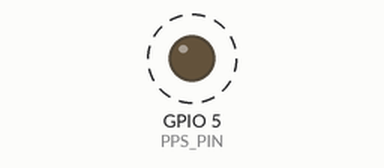
Simulated run of this sketch. Board: ESP32. On the bench: output pins drawn as LEDs (lit = HIGH). Dashed ring = blinking. WiFi joins after 1.5 s; servers stay silent unless stated; the local clock reads 2024-03-15 10:24:30 at power-on unless the sketch sets it; pins used as bus, display or sensor lines are not drawn; what the sketch prints to the serial monitor is not drawn.

Above: at 3.0 s.
Timing chart, 0 to 5.5 s (numbered marks = the images above):
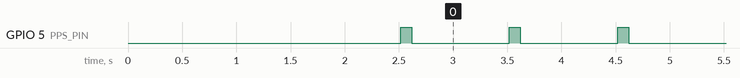

Measured:
- by itself, GPIO 5 (PPS_PIN): alternates HIGH for 0.10 s and LOW for 0.90 s

The sketch:

livo2_timesync.ino
```cpp
/*
 * FAST-LIVO2 Time Sync Firmware
 * Arduino Nano ESP32
 *
 * Replaces STM32F407 — adds WiFi NTP for automatic time sync.
 * No manual reseeding required. Generates:
 *
 *   D1  (TX1)  → GPRMC 9600 baud    → Mid-360 Gray/White
 *   D4  (TX2)  → GPRMC mirror       → USB-TTL RX → Jetson /dev/ttyUSB0
 *   D5         → PPS 1Hz            → Mid-360 Purple/White
 *   A0         → Camera trigger 10Hz → HIKrobot Line 2 (+)
 *   GND        → Ground             → Mid-360, HIKrobot, USB-TTL
 *   USB-C      → Power + program    → Jetson
 *
 * Board:  Arduino Nano ESP32 (Espressif ESP32 package)
 * Tools → Board → Arduino Nano ESP32
 *
 * Wiring diagram:
 *
 *   Arduino Nano ESP32          Mid-360 Sync Cable
 *   ──────────────────          ──────────────────
 *   D1  (TX1)          ──►     Gray/White  (GPRMC input)
 *   D5                 ──►     Purple/White (PPS 1Hz)
 *   GND                ──►     Black (GND)
 *
 *   Arduino Nano ESP32          USB-TTL Adapter
 *   ──────────────────          ────────────────
 *   D4  (TX2)          ──►     RX
 *   GND                ──►     GND
 *   USB-TTL USB        ──►     Jetson → /dev/ttyUSB0
 *
 *   Arduino Nano ESP32          HIKrobot MV-CA016-10UC I/O Cable
 *   ──────────────────          ──────────────────────────────────
 *   A0                 ──►     Line 2 trigger input (+)
 *   GND                ──►     Line 2 trigger input (-)
 */

#include <WiFi.h>
#include <time.h>

// ============================================================
// CONFIGURE THESE BEFORE UPLOADING
// ============================================================
const char* WIFI_SSID     = "YOUR_WIFI_SSID";
const char* WIFI_PASSWORD = "YOUR_WIFI_PASSWORD";
// ============================================================

// Pin definitions
#define GPRMC_TX          1    // D1 → Mid-360 GPRMC input
#define GPRMC_MONITOR_TX  4    // D4 → USB-TTL → Jetson /dev/ttyUSB0
#define PPS_PIN           5    // D5 → Mid-360 PPS input
#define CAMERA_TRIGGER    A0   // A0 → HIKrobot Line 2 trigger

// NTP (UTC — FAST-LIVO2 uses UTC internally)
const char* NTP_SERVER      = "pool.ntp.org";
const long  GMT_OFFSET_SEC  = 0;
const int   DAYLIGHT_OFFSET = 0;

// Camera trigger timing
#define CAMERA_HZ        10          // 10Hz — matches FAST-LIVO2 VIO rate
#define CAMERA_PERIOD_MS (1000 / CAMERA_HZ)  // 100ms
#define CAMERA_PULSE_MS  10          // 10ms pulse width

// UART instances
HardwareSerial GPRMCSerial(1);    // UART1 → Mid-360
HardwareSerial MonitorSerial(2);  // UART2 → USB-TTL → Jetson

bool timesynced = false;

// ─────────────────────────────────────────────────────────────
// NMEA checksum (XOR of all bytes between $ and *)
// ─────────────────────────────────────────────────────────────
uint8_t nmeaChecksum(const char* sentence) {
  uint8_t cs = 0;
  for (int i = 1; sentence[i] != '*' && sentence[i] != '\0'; i++) {
    cs ^= (uint8_t)sentence[i];
  }
  return cs;
}

// ─────────────────────────────────────────────────────────────
// Build and send GPRMC sentence on both UART1 and UART2
// ─────────────────────────────────────────────────────────────
void sendGPRMC() {
  struct tm timeinfo;
  if (!getLocalTime(&timeinfo)) {
    Serial.println("[WARN] getLocalTime failed");
    return;
  }

  // GPRMC format:
  // $GPRMC,HHMMSS.000,A,LAT,N,LON,E,SPD,CRS,DDMMYY,0.0,,A*CS
  // Lat/lon fixed at 0.0 — Mid-360 only uses time fields
  char sentence[120];
  snprintf(sentence, sizeof(sentence),
    "$GPRMC,%02d%02d%02d.000,A,0.0,N,0.0,E,0.0,0.0,%02d%02d%02d,0.0,,A",
    timeinfo.tm_hour,
    timeinfo.tm_min,
    timeinfo.tm_sec,
    timeinfo.tm_mday,
    timeinfo.tm_mon + 1,
    timeinfo.tm_year % 100
  );

  char full[130];
  snprintf(full, sizeof(full), "%s*%02X\r\n", sentence, nmeaChecksum(sentence));

  GPRMCSerial.print(full);     // → Mid-360
  MonitorSerial.print(full);   // → Jetson /dev/ttyUSB0
  Serial.print("[GPRMC] ");
  Serial.print(full);
}

// ─────────────────────────────────────────────────────────────
// Camera trigger — non-blocking 10Hz PWM on A0
// ─────────────────────────────────────────────────────────────
void handleCameraTrigger() {
  static unsigned long lastTrigger = 0;
  static bool pulseActive = false;
  static unsigned long pulseStart = 0;

  unsigned long now = millis();

  if (!pulseActive && (now - lastTrigger >= CAMERA_PERIOD_MS)) {
    digitalWrite(CAMERA_TRIGGER, HIGH);
    pulseActive = true;
    pulseStart = now;
    lastTrigger = now;
  }

  if (pulseActive && (now - pulseStart >= CAMERA_PULSE_MS)) {
    digitalWrite(CAMERA_TRIGGER, LOW);
    pulseActive = false;
  }
}

// ─────────────────────────────────────────────────────────────
// WiFi + NTP sync
// ─────────────────────────────────────────────────────────────
void syncNTP() {
  Serial.printf("[WiFi] Connecting to %s", WIFI_SSID);
  WiFi.begin(WIFI_SSID, WIFI_PASSWORD);

  int attempts = 0;
  while (WiFi.status() != WL_CONNECTED && attempts < 20) {
    delay(500);
    Serial.print(".");
    attempts++;
  }

  if (WiFi.status() != WL_CONNECTED) {
    Serial.println("\n[WiFi] FAILED — check credentials");
    timesynced = false;
    return;
  }

  Serial.printf("\n[WiFi] Connected — IP: %s\n",
    WiFi.localIP().toString().c_str());

  configTime(GMT_OFFSET_SEC, DAYLIGHT_OFFSET, NTP_SERVER);
  Serial.print("[NTP]  Syncing");

  struct tm timeinfo;
  int ntpAttempts = 0;
  while (!getLocalTime(&timeinfo) && ntpAttempts < 10) {
    delay(1000);
    Serial.print(".");
    ntpAttempts++;
  }

  if (getLocalTime(&timeinfo)) {
    timesynced = true;
    Serial.printf("\n[NTP]  Synced — %02d:%02d:%02d UTC  %02d/%02d/20%02d\n",
      timeinfo.tm_hour, timeinfo.tm_min, timeinfo.tm_sec,
      timeinfo.tm_mday, timeinfo.tm_mon + 1, timeinfo.tm_year % 100);
  } else {
    Serial.println("\n[NTP]  FAILED — no internet?");
    timesynced = false;
  }
}

// ─────────────────────────────────────────────────────────────
// Setup
// ─────────────────────────────────────────────────────────────
void setup() {
  Serial.begin(115200);
  delay(1000);
  Serial.println("\n================================");
  Serial.println(" FAST-LIVO2 Time Sync v1.0");
  Serial.println(" Arduino Nano ESP32");
  Serial.println("================================");

  // UART1 → Mid-360 GPRMC
  GPRMCSerial.begin(9600, SERIAL_8N1, -1, GPRMC_TX);

  // UART2 → USB-TTL → Jetson /dev/ttyUSB0
  MonitorSerial.begin(9600, SERIAL_8N1, -1, GPRMC_MONITOR_TX);

  // PPS → Mid-360
  pinMode(PPS_PIN, OUTPUT);
  digitalWrite(PPS_PIN, LOW);

  // Camera trigger → HIKrobot
  pinMode(CAMERA_TRIGGER, OUTPUT);
  digitalWrite(CAMERA_TRIGGER, LOW);

  Serial.println("[PINS] D1=GPRMC  D4=Monitor  D5=PPS  A0=CamTrig");

  syncNTP();

  Serial.println("[READY] Running...");
}

// ─────────────────────────────────────────────────────────────
// Main loop
// ─────────────────────────────────────────────────────────────
void loop() {
  static unsigned long lastSecond = 0;
  unsigned long now = millis();

  // 1Hz — PPS pulse + GPRMC
  if (now - lastSecond >= 1000) {
    lastSecond = now;

    // PPS: 100ms high, 900ms low
    digitalWrite(PPS_PIN, HIGH);
    delay(100);
    digitalWrite(PPS_PIN, LOW);

    if (timesynced) {
      sendGPRMC();
    } else {
      Serial.println("[WARN] Not synced — retrying NTP...");
      syncNTP();
    }
  }

  // 10Hz — camera trigger (non-blocking)
  handleCameraTrigger();
}
```
